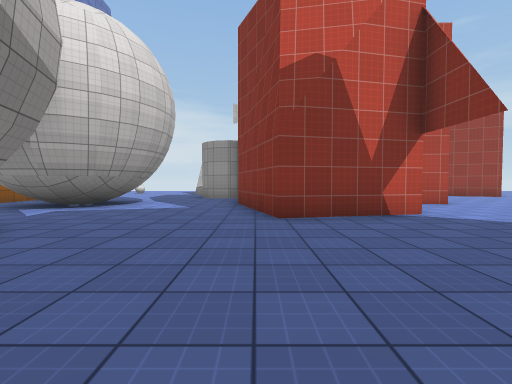
[1] (above)

17 first-person views from a walk through a Unity game level. The camera is 1.2 m above the floor, tilts 2° down and sees 85° across. The floor is counted in squares, 2 m on a side. Each view is taken from the middle of a square. On the plan, view 1 faces up. The plan holds only what a view shows up to about 9 squares ahead; the rest is blank. The place goes on beyond the plan. The player is left out. Surface patterns are stand-ins for the level's own textures.

[2]
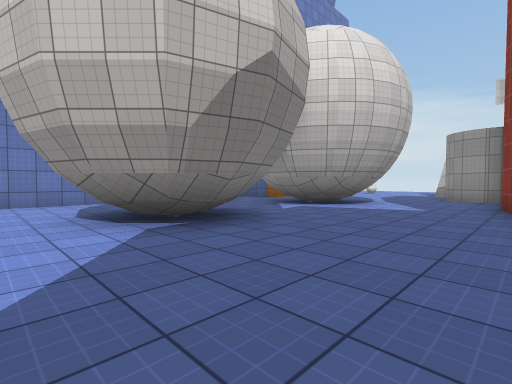

[3]
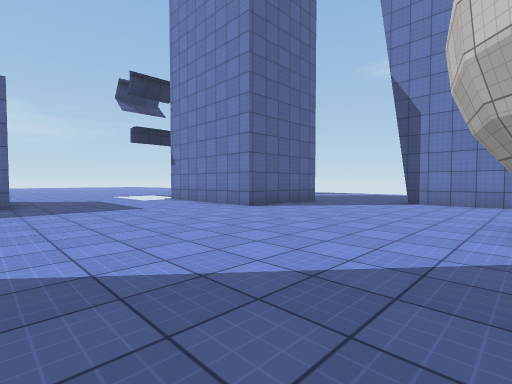

[4]
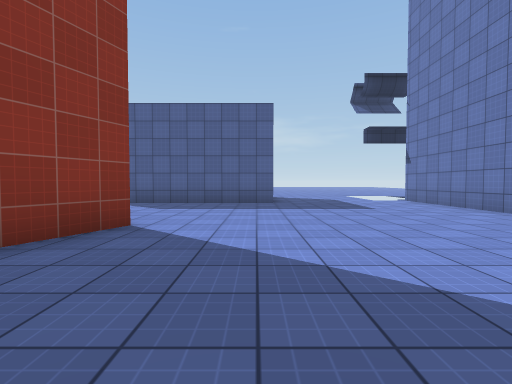

[5]
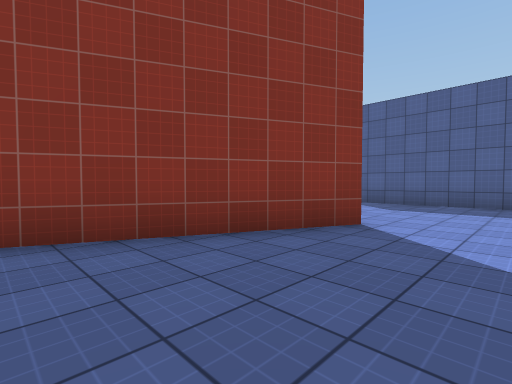

[6]
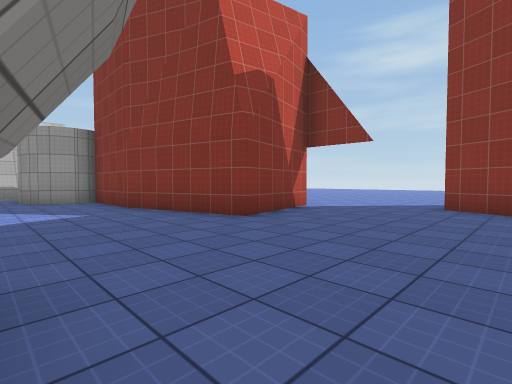

[7]
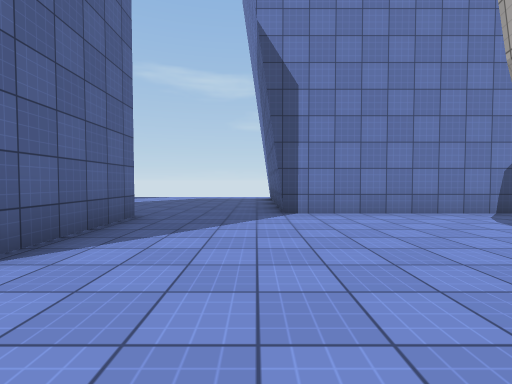

[8]
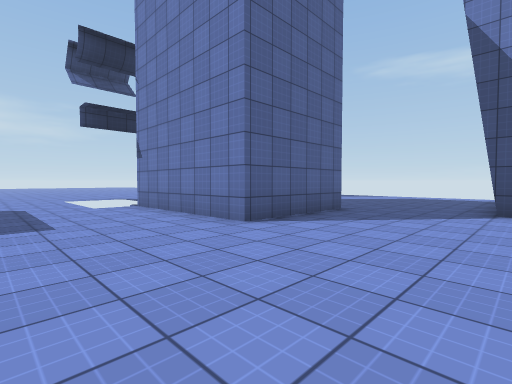

[9]
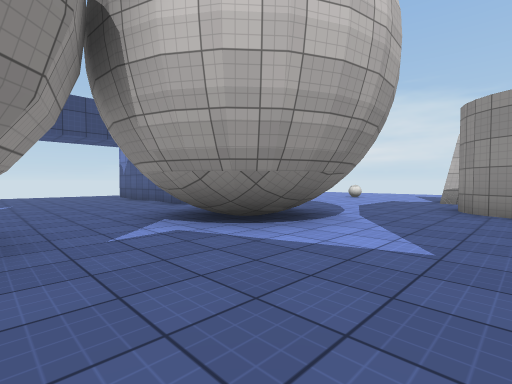

[10]
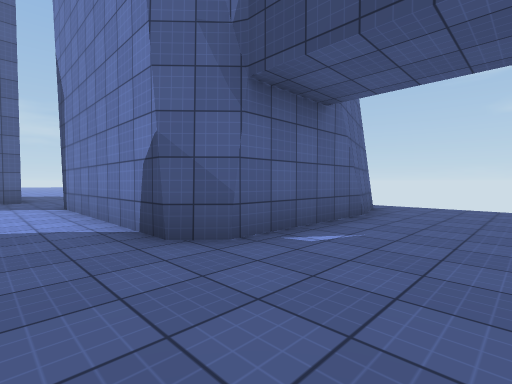

[11]
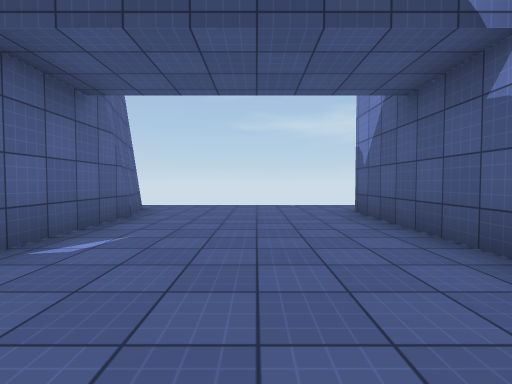

[12]
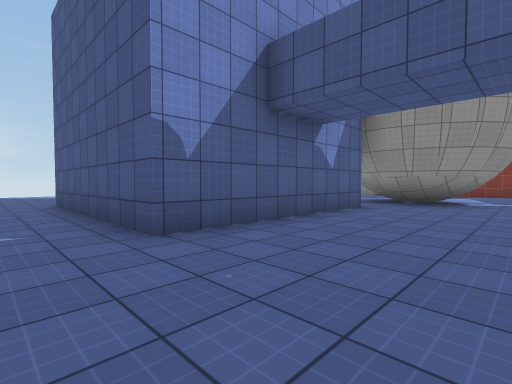

[13]
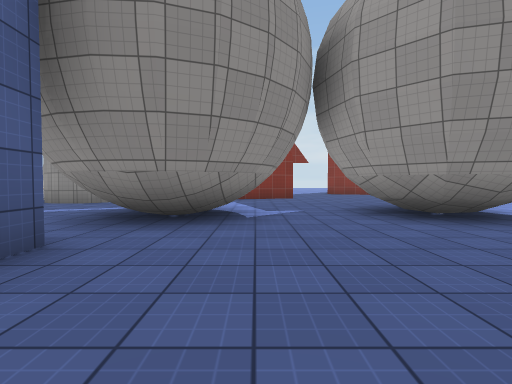

[14]
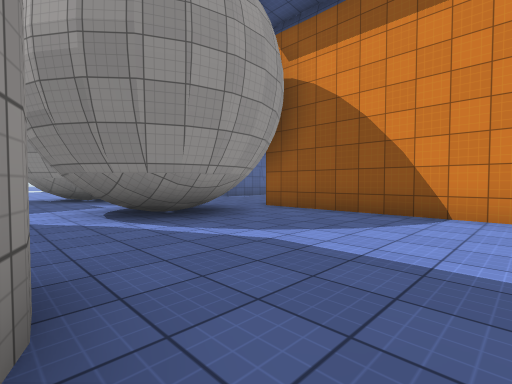

[15]
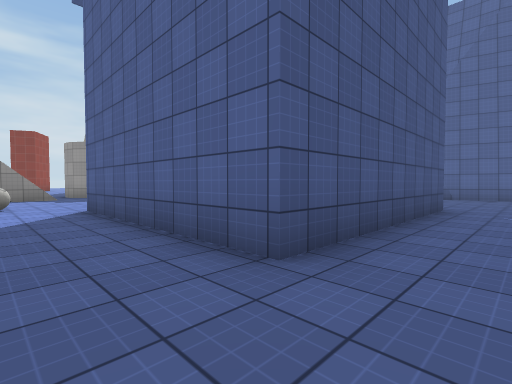

[16]
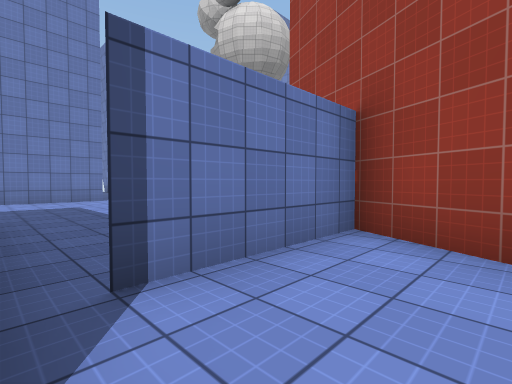

[17]
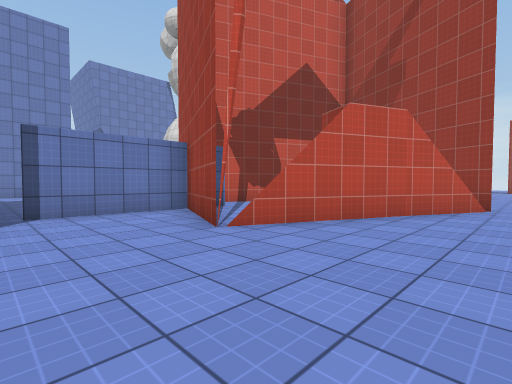

### Floor plan
Points are (right, up) in squares from view 1. A wall is a line through its corners. A room is listed if a view was taken in it or the views show most of it. See-through windows are left out.
Room 1 (views 1, 2, 3, 4, 5, 6, 7, 8, 9)
walls: (1.7, -2.9) (4.2, 2.5); (-6.4, 2.5) (-6.2, 3.4) (-5.5, 4) (-4.6, 4.3) (-3.7, 4) (-3.1, 3.4) (-2.8, 2.5) (-3.1, 1.6) (-3.7, 0.9) (-4.7, 0.7); (-4.4, 5.7) (-4.9, 5.7); (-3.9, 5.9) (-4.6, 5.6) (-5.6, 5.8); (-3.5, 6.2) (-4, 5.8); (-5.2, 5.7) (-6, 6.1); (2.2, 5.1) (0.4, 4.6) (-0.5, 8); (-3, 6.9) (-3.2, 6.5); (-8.4, 3.2) (-8.4, -1.5); (-0.6, -7.1) (3.8, -7.1); (-8, -4.1) (-4.9, -4.1) (-4.9, -7.5); (-0.5, 7.9) (-0.5, 10.3) (-1.3, 10.2) (-2.1, 10.8) (-2.2, 11.7); (-3.1, 8.3) (-2.9, 7.5) (-3, 6.7) (-3.6, 6.1); (-3.4, 8.7) (-3, 8.1) (-2.9, 7.3); (-3.8, 9.1) (-3.3, 8.7); (-4.2, 9.3) (-3.7, 9)
ways out: opening at (-7, 4) to room 2; opening at (-3, 10.5) to room 3; opening at (2.5, 3.5) to room 3; opening at (-8.5, -2.5)
Room 2 (views 10, 11, 12, 13)
walls: (-12, 3.8) (-8.9, 3.8) (-8.4, 3.2); (-7.4, 8) (-12.6, 8) (-12.6, 13.4); (-13.6, 3.2) (-11.7, 3.8); (-6, 6.1) (-6.5, 6.9) (-6.6, 7.7); (-5.6, 5.8) (-6.3, 6.4) (-6.6, 7.4)
ways out: opening at (-7, 4) to room 1; opening at (-13.5, 14.5) to room 3; opening at (-7, 8.5) to room 3; opening at (-14, 3)
Room 3 (views 14, 15, 16, 17)
walls: (5.4, 7.6) (4.5, 7.7); (3.1, 5.3) (2.2, 5.1); (8.4, 0.4) (7.6, 0.7); (8.2, 0.2) (6, -4.7) (3.4, -3.6) (3.4, -6.5); (-2.2, 11.7) (-1.8, 12.3); (-5.1, 9.3) (-4.6, 9.3); (-5.6, 9.1) (-4.9, 9.4) (-4.1, 9.2); (-6.6, 7.4) (-6.5, 8.1) (-6.3, 8.5) (-5.9, 8.9); (-7.4, 12.9) (-7.4, 8); (-12.6, 13.4) (-7.4, 13.4)
ways out: opening at (-3, 10.5) to room 1; opening at (2.5, 3.5) to room 1; opening at (-13.5, 14.5) to room 2; opening at (-7, 8.5) to room 2
objects: other object (-6, 15)

Where each view was taken, in squares from view 1:
view 1: 0 up, 0 right, facing up
view 2: 0 up, 0 right, facing up-left
view 3: 1 up, 0 right, facing down-left
view 4: 1 up, 0 right, facing down
view 5: 1 up, 0 right, facing down-right
view 6: 1 up, 3 left, facing up-right
view 7: 2 down, 3 left, facing left
view 8: 1 down, 2 left, facing down-left
view 9: 4 up, 1 left, facing up-left
view 10: 6 up, 7 left, facing down-left
view 11: 6 up, 7 left, facing left
view 12: 5 up, 14 left, facing up-right
view 13: 6 up, 10 left, facing right
view 14: 13 up, 2 left, facing down-left
view 15: 15 up, 14 left, facing down-right
view 16: 7 down, 5 right, facing up-left
view 17: 7 down, 9 right, facing up-left
